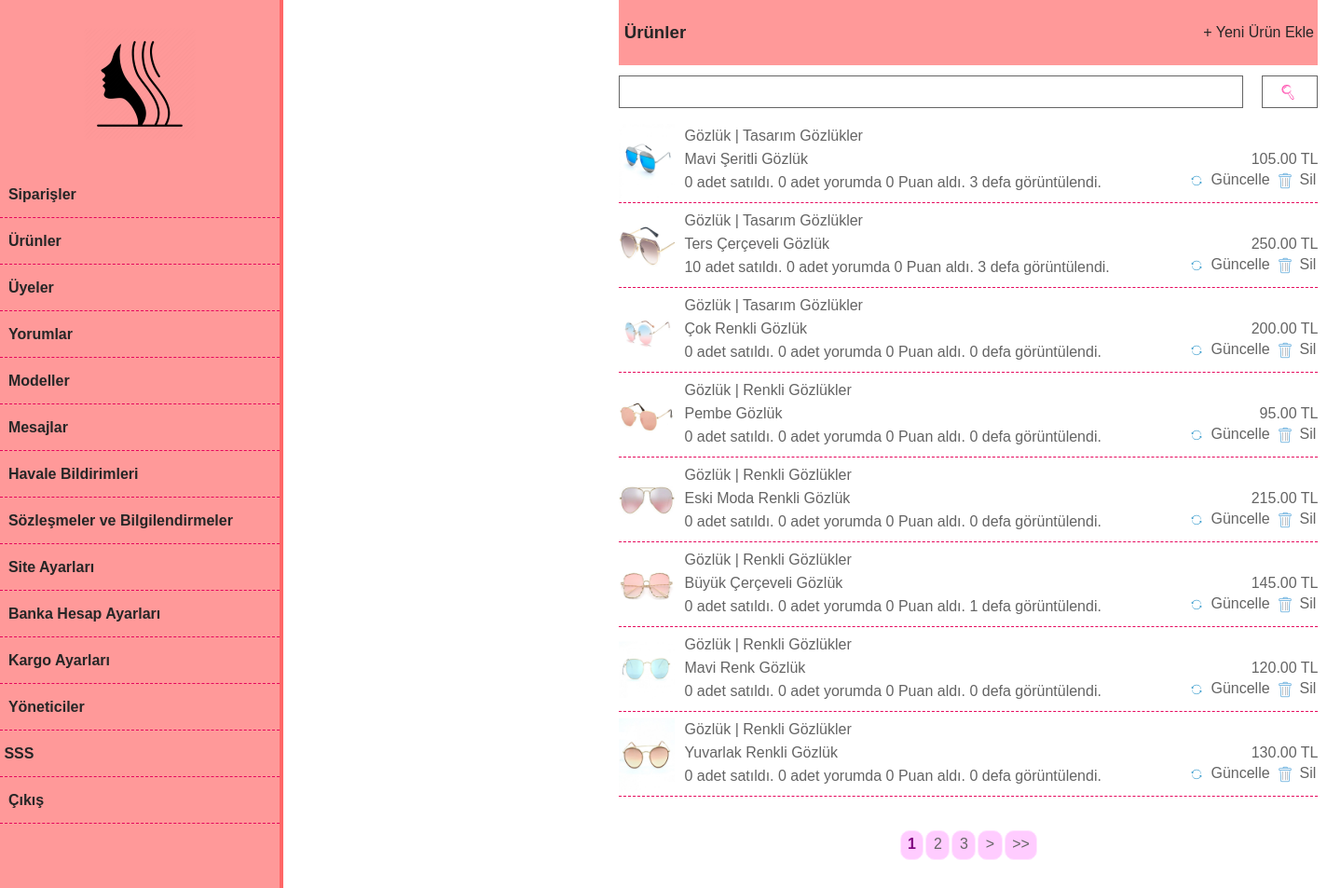
/admin/index.php?skd=0&ski=83 (signed in), run on the app's committed database.
### tables this page shows
CREATE TABLE `urunler` (
  `id` int(10) UNSIGNED NOT NULL,
  `MenuId` int(10) UNSIGNED NOT NULL,
  `UrunTuru` varchar(100) NOT NULL,
  `UrunAdi` varchar(255) NOT NULL,
  `UrunFiyati` double UNSIGNED NOT NULL,
  `ParaBirimi` char(3) NOT NULL,
  `KdvOrani` int(2) UNSIGNED NOT NULL,
  `UrunAciklamasi` text NOT NULL,
  `KargoUcreti` double UNSIGNED NOT NULL,
  `UrunResmi` varchar(30) NOT NULL,
  `Durumu` tinyint(1) UNSIGNED NOT NULL,
  `StokSayisi` int(10) NOT NULL,
  `ToplamSatisSayisi` int(10) UNSIGNED NOT NULL,
  `YorumSayisi` int(10) UNSIGNED NOT NULL,
  `ToplamYorumPuani` int(10) UNSIGNED NOT NULL,
  `GoruntulenmeSayisi` int(10) UNSIGNED NOT NULL
);

CREATE TABLE `menuler` (
  `id` int(10) UNSIGNED NOT NULL,
  `UrunTuru` varchar(50) NOT NULL,
  `MenuAdi` varchar(30) NOT NULL,
  `UrunSayisi` int(10) NOT NULL
);

### ayarlar/fonksiyonlar.php (called while the page is built, shortened)
<?php
function geriDondur($dondur){
	$geri_dondur			=	htmlspecialchars_decode($dondur, ENT_QUOTES);
	return $geri_dondur;
}
function fiyatYaz($deger){
	$yaz	=	number_format($deger, "2", ".", ",");
	return $yaz;
}
?>

### admin/Urunler.php (the view, shortened to what this page needs)
<?php
if(isset($_SESSION["Yonetici"])){
	if(isset($_REQUEST["AramaIcerigi"])){
		$GelenAramaIcerigi	=	filtrele($_REQUEST["AramaIcerigi"]);
		$AramaKosulu		=	 " AND UrunAdi LIKE '%" . $GelenAramaIcerigi . "%' ";
		$SayfalamaKosulu	=	"&AramaIcerigi=" . $GelenAramaIcerigi;
	}else{
		$AramaKosulu		=	"";
		$SayfalamaKosulu	=	"";
	}
	$SayfalamaIcinSolVeSagButonSayisi		=	2;
	$SayfaBasinaGosterilecekKayitSayisi		=	8;
	$ToplamKayitSayisiSorgusu				=	$db_baglantisi->prepare("SELECT * FROM urunler WHERE Durumu = ? $AramaKosulu ORDER BY id DESC");
	$ToplamKayitSayisiSorgusu->execute([1]);
	$ToplamKayitSayisiSorgusu				=	$ToplamKayitSayisiSorgusu->rowCount();
	$SayfalamayaBaslanacakKayitSayisi		=	($Sayfalama*$SayfaBasinaGosterilecekKayitSayisi)-$SayfaBasinaGosterilecekKayitSayisi;
	$BulunanSayfaSayisi						=	ceil($ToplamKayitSayisiSorgusu/$SayfaBasinaGosterilecekKayitSayisi);
?>
<table width="750" align="right" valign="top" border="0" cellpadding="0" cellspacing="0" style="margin-left: 360px;">
	<tr height="70">
		<td width="560" bgcolor="#ff9999" style="color: #262626;" align="left"><h3>&nbsp;Ürünler</h3></td>
		<td width="200" bgcolor="#ff9999" align="right"><a href="index.php?skd=0&ski=84" style="color: #262626; text-decoration: none;">+ Yeni Ürün Ekle&nbsp;</a></td>
	</tr>
	<tr height="10">
		<td colspan="2" style="font-size: 10px;">&nbsp;</td>
	</tr>
	<tr>
		<td colspan="2"><table width="750" align="right" border="0" cellpadding="0" cellspacing="0">
			<tr>
				<td><div class="Arama"><form action="index.php?skd=0&ski=83" method="post">
					<div class="AramaButon">
						<input type="submit" value="" class="AramaButonuURL">
					</div>
					<div class="AramaInput">
						<input type="text" name="AramaIcerigi" class="AramaInputuIci">
					</div>
				</form></div></td>
			</tr>
		</table></td>
	</tr>
	<tr height="10">
		<td colspan="2" style="font-size: 10px;">&nbsp;</td>
	</tr>
	<?php
	$UrunlerSorgusu		=	$db_baglantisi->prepare("SELECT * FROM urunler WHERE Durumu = ? $AramaKosulu ORDER BY id DESC LIMIT $SayfalamayaBaslanacakKayitSayisi, $SayfaBasinaGosterilecekKayitSayisi");
	$UrunlerSorgusu->execute([1]);
	$UrunlerSayisi			=	$UrunlerSorgusu->rowCount();
	$UrunlerKayitlari		=	$UrunlerSorgusu->fetchAll(PDO::FETCH_ASSOC);
	if($UrunlerSayisi>0){
		foreach($UrunlerKayitlari as $Urunler){
			$UrununMenuSorgusu		=	$db_baglantisi->prepare("SELECT * FROM menuler WHERE id = ? LIMIT 1");
			$UrununMenuSorgusu->execute([geriDondur($Urunler["MenuId"])]);
			$UrunMenuKaydi			=	$UrununMenuSorgusu->fetch(PDO::FETCH_ASSOC);
			if($Urunler["UrunTuru"] == "Kolye"){
				$ResimKlasoru	=	"kolyeler";
			}elseif($Urunler["UrunTuru"] == "Küpe"){
				$ResimKlasoru	=	"kupeler";
			}elseif($Urunler["UrunTuru"] == "Bileklik"){
				$ResimKlasoru	=	"bileklikler";
			}elseif($Urunler["UrunTuru"] == "Yüzük"){
				$ResimKlasoru	=	"yuzukler";
			}elseif($Urunler["UrunTuru"] == "Saat"){
				$ResimKlasoru	=	"saatler";
			}elseif($Urunler["UrunTuru"] == "Gözlük"){
				$ResimKlasoru	=	"gozlukler";
			}
	?>
	<tr height="80">
		<td colspan="2" style="border-bottom: 1px dashed #e6005c;" valign="top"><table width="750" align="right" border="0" cellpadding="0" cellspacing="0">
      <td style="font-size: 5px;">&nbsp;</td>
			<tr>
				<td width="60" valign="top"><img src="../urunler/<?php echo $ResimKlasoru; ?>/<?php echo geriDondur($Urunler["UrunResmi"]); ?>" border="0" width="60" height="80"></td>
				<td width="10">&nbsp;</td>
				<td width="680" valign="top"><table width="680" align="right" border="0" cellpadding="0" cellspacing="0">
					<tr height="25">
						<td colspan="2"><?php echo geriDondur($Urunler["UrunTuru"]); ?> | <?php echo geriDondur($UrunMenuKaydi["MenuAdi"]); ?></td>
					</tr>
					<tr height="25">
						<td width="580"><?php echo geriDondur($Urunler["UrunAdi"]); ?></td>
						<td width="100" align="right"><?php echo  fiyatYaz(geriDondur($Urunler["UrunFiyati"])); ?> <?php echo geriDondur($Urunler["ParaBirimi"]); ?></td>
					</tr>
					<tr height="25">
						<td width="540"><?php echo geriDondur($Urunler["ToplamSatisSayisi"]); ?> adet satıldı. <?php echo geriDondur($Urunler["YorumSayisi"]); ?> adet yorumda <?php echo geriDondur($Urunler["ToplamYorumPuani"]); ?> Puan aldı. <?php echo geriDondur($Urunler["GoruntulenmeSayisi"]); ?> defa görüntülendi.</td>
						<td width="140" align="right"><table width="140" align="right" border="0" cellpadding="0" cellspacing="0">
							<tr>
								<td width="25" valign="top"><a href="index.php?skd=0&ski=88&ID=<?php echo geriDondur($Urunler["id"]); ?>"><img src="../resimler/guncelle.png" border="0"></a></td>
								<td width="70" valign="top"><a href="index.php?skd=0&ski=88&ID=<?php echo geriDondur($Urunler["id"]); ?>" style="color: #646464; text-decoration: none;">Güncelle</a></td>
								<td width="25" valign="top"><a href="index.php?skd=0&ski=92&ID=<?php echo geriDondur($Urunler["id"]); ?>"><img src="../resimler/sil.png" border="0"></a></td>
								<td width="20" valign="top"><a href="index.php?skd=0&ski=92&ID=<?php echo geriDondur($Urunler["id"]); ?>" style="color: #646464; text-decoration: none;">Sil</a></td>
							</tr>
						</table></td>
					</tr>
				</table></td>
			</tr>
		</table></td>
	</tr>
	<?php
		}
		if($BulunanSayfaSayisi>1){
		?>
	<tr>
		<td colspan="2">&nbsp;</td>
	</tr>
	<tr height="50">
		<td colspan="2" align="center"><div class="Sayfalama">
      <div><br></div>
			<div class="SayfalamaNumara">
				<?php
				for($SayfalamaIcinSayfaIndexDegeri=$Sayfalama-$SayfalamaIcinSolVeSagButonSayisi; $SayfalamaIcinSayfaIndexDegeri<=$Sayfalama+$SayfalamaIcinSolVeSagButonSayisi; $SayfalamaIcinSayfaIndexDegeri++){
					if(($SayfalamaIcinSayfaIndexDegeri>0) and ($SayfalamaIcinSayfaIndexDegeri<=$BulunanSayfaSayisi)){
						if($Sayfalama==$SayfalamaIcinSayfaIndexDegeri){
							echo "<span class='SayfalamaAktif'>" . $SayfalamaIcinSayfaIndexDegeri . "</span>";
						}else{
							echo "<span class='SayfalamaPasif'><a href='index.php?skd=0&ski=83" . $SayfalamaKosulu . "&page=" . $SayfalamaIcinSayfaIndexDegeri . "'> " . $SayfalamaIcinSayfaIndexDegeri . "</a></span>";
						}
					}
				}
				if($Sayfalama!=$BulunanSayfaSayisi){
					$SayfalamaIcinSayfaDegeriniBirIleriAl	=	$Sayfalama+1;
					echo "<span class='SayfalamaPasif'><a href='index.php?skd=0&ski=83" . $SayfalamaKosulu . "&page=" . $SayfalamaIcinSayfaDegeriniBirIleriAl . "'>></a></span>";
					echo "<span class='SayfalamaPasif'><a href='index.php?skd=0&ski=83" . $SayfalamaKosulu . "&page=" . $BulunanSayfaSayisi . "'>>></a></span>";
				}
				?>
			</div>
		</div></td>
	</tr>
		<?php
		}
	}
	?>
</table>
<?php
}else{
	header("Location:index.php?skd=1");
	exit();
}
?>

### ayarlar/Ystyle.css (style rules this page uses)
html, body { height: 100%; width: 100%; margin: 0; padding: 0; border: 0; outline: 0; background: white; color: #646464; font-family: Arial, Helvetica, "Open Sans", "Helvetica Neue", "sans-serif"; font-size: 16px; line-height: 1,5; font-style: normal; font-variant: normal; font-weight: normal; text-decoration: none; }
.Sayfalama { display: block; width: 100%; height: auto; margin: 0; padding: 0; border: 0; outline: 0; text-align: center; text-decoration: none; border-radius: 10px; }
.SayfalamaNumara { display: block; width: 100%; height: auto; margin: 0; padding: 0; border: 0; outline: 0; text-align: center; text-decoration: none; border-radius: 10px; }
.SayfalamaAktif { display: inline-block; width: auto; height: 20px; margin: 0px 1px; margin-bottom: 30px; padding: 5px 7.5px; background: #ffccff; border: 1px solid #ffe6ff; outline: 0; color: #800080; font-weight: bold; text-decoration: none; border-radius: 10px; }
.SayfalamaPasif { display: inline-block; width: auto; height: 20px; margin: 0px 1px; margin-bottom: 30px; padding: 5px 7.5px; background: #ffccff; border: 1px solid #ffe6ff; outline: 0; color: #646464; font-weight: normal; text-decoration: none; border-radius: 10px; }
.SayfalamaPasif a:link, .SayfalamaPasif a:hover, .SayfalamaPasif a:active, .SayfalamaPasif a:visited { color: #646464; text-decoration: none; }
.Arama { display: block; width: 100%; height: 35px; margin: 0; padding: 0; overflow: hidden; border: 0; outline: 0; vertical-align: top; }
.AramaButon { display: inline-block; float: right; width: 60px; height: 35px; margin: 0; padding: 0; overflow: hidden; border: 0; outline: 0; text-align: left; }
.AramaInput { display: inline-block; float: right; width: calc(100% - 60px); height: 35px; margin: 0; padding: 0; overflow: hidden; border: 0; outline: 0; text-align: left; }
.AramaButonuURL { display: block; width: 60px; height: 35px; margin: 0; padding: 0; border: 1px solid #646464; outline: 0; background: url(../Resimler/AramaButonu.png); background-repeat: no-repeat; background-position: center left 19px; }
.AramaInputuIci { display: block; float: left; width: calc(100% - 42px); height: 33px; margin: 0; padding: 0; padding-left: 10px; padding-right: 10px; border: 1px solid #646464; outline: 0; text-align: left; }

### data on the page
urunler: UrunResmi (picture), UrunTuru "Gözlük", menuler.MenuAdi "Tasarım Gözlükler", UrunAdi "Mavi Şeritli Gözlük", UrunFiyati "105.00", ParaBirimi "TL", ToplamSatisSayisi "0", YorumSayisi "0", ToplamYorumPuani "0", GoruntulenmeSayisi "3"
urunler: UrunResmi (picture), UrunTuru "Gözlük", menuler.MenuAdi "Tasarım Gözlükler", UrunAdi "Ters Çerçeveli Gözlük", UrunFiyati "250.00", ParaBirimi "TL", ToplamSatisSayisi "10", YorumSayisi "0", ToplamYorumPuani "0", GoruntulenmeSayisi "3"
urunler: UrunResmi (picture), UrunTuru "Gözlük", menuler.MenuAdi "Tasarım Gözlükler", UrunAdi "Çok Renkli Gözlük", UrunFiyati "200.00", ParaBirimi "TL", ToplamSatisSayisi "0", YorumSayisi "0", ToplamYorumPuani "0", GoruntulenmeSayisi "0"
urunler: UrunResmi (picture), UrunTuru "Gözlük", menuler.MenuAdi "Renkli Gözlükler", UrunAdi "Pembe Gözlük", UrunFiyati "95.00", ParaBirimi "TL", ToplamSatisSayisi "0", YorumSayisi "0", ToplamYorumPuani "0", GoruntulenmeSayisi "0"
urunler: UrunResmi (picture), UrunTuru "Gözlük", menuler.MenuAdi "Renkli Gözlükler", UrunAdi "Eski Moda Renkli Gözlük", UrunFiyati "215.00", ParaBirimi "TL", ToplamSatisSayisi "0", YorumSayisi "0", ToplamYorumPuani "0", GoruntulenmeSayisi "0"
urunler: UrunResmi (picture), UrunTuru "Gözlük", menuler.MenuAdi "Renkli Gözlükler", UrunAdi "Büyük Çerçeveli Gözlük", UrunFiyati "145.00", ParaBirimi "TL", ToplamSatisSayisi "0", YorumSayisi "0", ToplamYorumPuani "0", GoruntulenmeSayisi "1"
urunler: UrunResmi (picture), UrunTuru "Gözlük", menuler.MenuAdi "Renkli Gözlükler", UrunAdi "Mavi Renk Gözlük", UrunFiyati "120.00", ParaBirimi "TL", ToplamSatisSayisi "0", YorumSayisi "0", ToplamYorumPuani "0", GoruntulenmeSayisi "0"
urunler: UrunResmi (picture), UrunTuru "Gözlük", menuler.MenuAdi "Renkli Gözlükler", UrunAdi "Yuvarlak Renkli Gözlük", UrunFiyati "130.00", ParaBirimi "TL", ToplamSatisSayisi "0", YorumSayisi "0", ToplamYorumPuani "0", GoruntulenmeSayisi "0"
